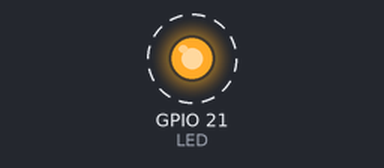
Bench run of a program on a simulated Raspberry Pi (BCM pin numbers). Parts: output pins drawn as LEDs (lit = HIGH). Dashed ring = blinking.

Above: at 0.2 s.
Timing chart, 0 to 3.0 s (numbered marks = the images above):
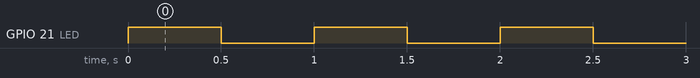

The program:

blinking_led.py
```python
import RPi.GPIO as GPIO #import this allows to control GPIO pins
import time

#GPIO.setmode(GPIO.BOARD) #use physical pin numbering doesnot work for raspberry pi zero 2w
GPIO.setmode(GPIO.BCM) #use physical pin numbering
GPIO.setwarnings(False) #ignore warnings for now

LED = 21

GPIO.setup(LED, GPIO.OUT, initial=GPIO.LOW)

while True:
    GPIO.output(LED, GPIO.HIGH)
    time.sleep(0.5)
    GPIO.output(LED, GPIO.LOW)
    time.sleep(0.5)
```

Measured:
- by itself, GPIO 21 (LED): alternates HIGH for 0.50 s and LOW for 0.50 s
